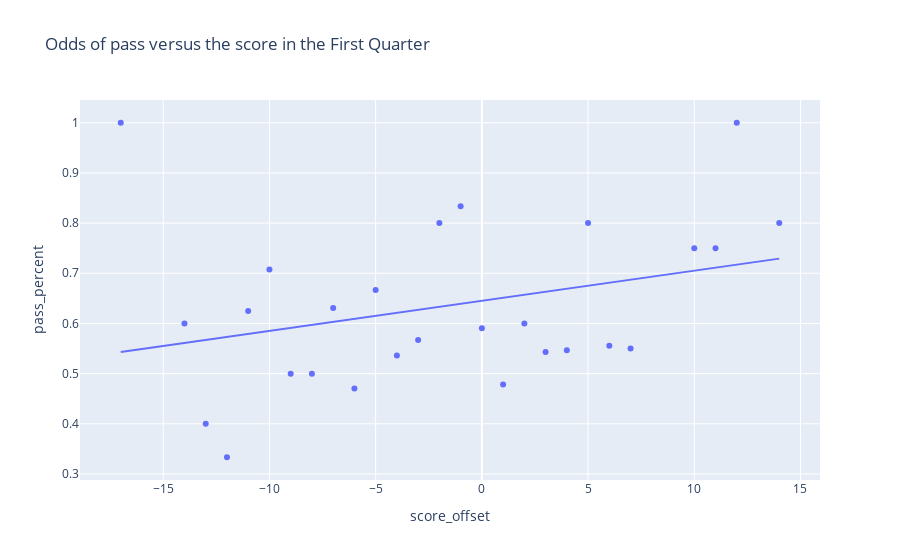

Notebook source saved alongside this figure:
### Markdown cell above
### Expectation: Teams pass more based on how much they are winning or losing

### Code cell
score_and_result = df.loc[df.quarter_1 == True, ['quarter', 'score_offset', 'pass_percent'] ].groupby(['quarter', 'score_offset']).mean('pass_percent').reset_index()
score_and_result

px.scatter(score_and_result, x='score_offset', y='pass_percent', trendline='ols', title='Odds of pass versus the score in the First Quarter')

### Figure 1 — Plotly figure (JSON) as saved in the notebook; plotly's stock layout.template omitted (floating-point values rounded to 4 significant figures)
{"data": [{"hovertemplate": "score_offset=%{x}<br>pass_percent=%{y}<extra></extra>", "legendgroup": "", "marker": {"color": "#636efa", "symbol": "circle"}, "mode": "markers", "name": "", "orientation": "v", "showlegend": false, "type": "scatter", "x": [-17, -14, -13, -12, -11, -10, -9, -8, -7, -6, -5, -4, -3, -2, -1, 0, 1, 2, 3, 4, 5, 6, 7, 10, 11, 12, 14], "xaxis": "x", "y": [1.0, 0.6, 0.4, 0.3333, 0.625, 0.7073, 0.5, 0.5, 0.6306, 0.4706, 0.6667, 0.5361, 0.5672, 0.8, 0.8333, 0.5906, 0.4783, 0.6, 0.5429, 0.5468, 0.8, 0.5556, 0.5502, 0.75, 0.75, 1.0, 0.8], "yaxis": "y"}, {"hovertemplate": "<b>OLS trendline</b><br>pass_percent = 0.00600917 * score_offset + 0.645063<br>R<sup>2</sup>=0.098768<br><br>score_offset=%{x}<br>pass_percent=%{y} <b>(trend)</b><extra></extra>", "legendgroup": "", "marker": {"color": "#636efa", "symbol": "circle"}, "mode": "lines", "name": "", "showlegend": false, "type": "scatter", "x": [-17, -14, -13, -12, -11, -10, -9, -8, -7, -6, -5, -4, -3, -2, -1, 0, 1, 2, 3, 4, 5, 6, 7, 10, 11, 12, 14], "xaxis": "x", "y": [0.5429, 0.5609, 0.5669, 0.573, 0.579, 0.585, 0.591, 0.597, 0.603, 0.609, 0.615, 0.621, 0.627, 0.633, 0.6391, 0.6451, 0.6511, 0.6571, 0.6631, 0.6691, 0.6751, 0.6811, 0.6871, 0.7052, 0.7112, 0.7172, 0.7292], "yaxis": "y"}], "layout": {"legend": {"tracegroupgap": 0}, "title": {"text": "Odds of pass versus the score in the First Quarter"}, "xaxis": {"anchor": "y", "domain": [0, 1], "title": {"text": "score_offset"}}, "yaxis": {"anchor": "x", "domain": [0, 1], "title": {"text": "pass_percent"}}}}
